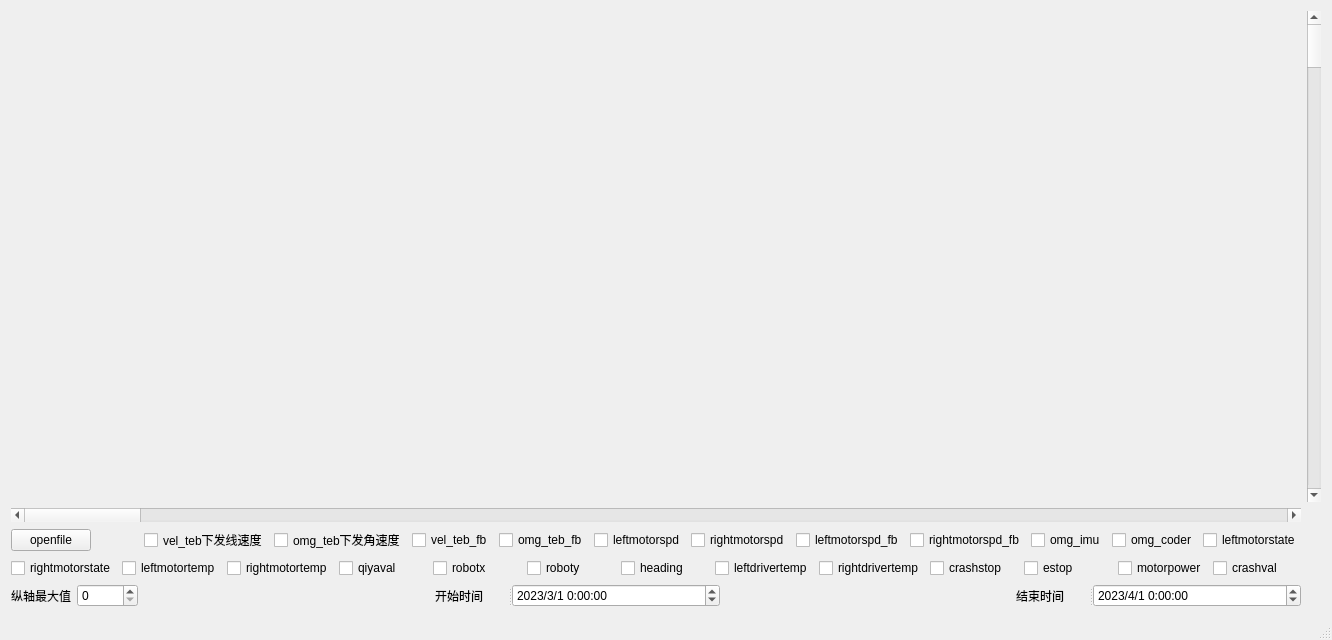
<?xml version="1.0" encoding="UTF-8"?>
<ui version="4.0">
 <class>MainWindow</class>
 <widget class="QMainWindow" name="MainWindow">
  <property name="geometry">
   <rect>
    <x>0</x>
    <y>0</y>
    <width>968</width>
    <height>640</height>
   </rect>
  </property>
  <property name="windowTitle">
   <string>QCustomPlot Scrollbar Axis Range Control Demo</string>
  </property>
  <widget class="QWidget" name="centralWidget">
   <layout class="QGridLayout" name="gridLayout_4">
    <item row="0" column="0">
     <widget class="QCustomPlot" name="plot" native="true">
      <property name="sizePolicy">
       <sizepolicy hsizetype="Preferred" vsizetype="MinimumExpanding">
        <horstretch>0</horstretch>
        <verstretch>0</verstretch>
       </sizepolicy>
      </property>
     </widget>
    </item>
    <item row="0" column="1">
     <widget class="QScrollBar" name="verticalScrollBar">
      <property name="sizePolicy">
       <sizepolicy hsizetype="Fixed" vsizetype="Minimum">
        <horstretch>0</horstretch>
        <verstretch>0</verstretch>
       </sizepolicy>
      </property>
      <property name="orientation">
       <enum>Qt::Vertical</enum>
      </property>
     </widget>
    </item>
    <item row="1" column="0">
     <widget class="QScrollBar" name="horizontalScrollBar">
      <property name="orientation">
       <enum>Qt::Horizontal</enum>
      </property>
     </widget>
    </item>
    <item row="2" column="0">
     <layout class="QGridLayout" name="gridLayout">
      <item row="2" column="3">
       <spacer name="horizontalSpacer">
        <property name="orientation">
         <enum>Qt::Horizontal</enum>
        </property>
        <property name="sizeHint" stdset="0">
         <size>
          <width>40</width>
          <height>20</height>
         </size>
        </property>
       </spacer>
      </item>
      <item row="0" column="0">
       <widget class="QPushButton" name="openfile">
        <property name="sizePolicy">
         <sizepolicy hsizetype="Fixed" vsizetype="Fixed">
          <horstretch>0</horstretch>
          <verstretch>0</verstretch>
         </sizepolicy>
        </property>
        <property name="text">
         <string>openfile</string>
        </property>
       </widget>
      </item>
      <item row="2" column="1">
       <spacer name="horizontalSpacer_2">
        <property name="orientation">
         <enum>Qt::Horizontal</enum>
        </property>
        <property name="sizeHint" stdset="0">
         <size>
          <width>40</width>
          <height>20</height>
         </size>
        </property>
       </spacer>
      </item>
      <item row="0" column="1" colspan="4">
       <layout class="QHBoxLayout" name="horizontalLayout_9">
        <item>
         <widget class="QCheckBox" name="vel_teb">
          <property name="text">
           <string>vel_teb下发线速度</string>
          </property>
         </widget>
        </item>
        <item>
         <widget class="QCheckBox" name="omg_teb">
          <property name="text">
           <string>omg_teb下发角速度</string>
          </property>
         </widget>
        </item>
        <item>
         <widget class="QCheckBox" name="vel_teb_fb">
          <property name="text">
           <string>vel_teb_fb</string>
          </property>
         </widget>
        </item>
        <item>
         <widget class="QCheckBox" name="omg_teb_fb">
          <property name="text">
           <string>omg_teb_fb</string>
          </property>
         </widget>
        </item>
        <item>
         <widget class="QCheckBox" name="leftmotorspd">
          <property name="text">
           <string>leftmotorspd</string>
          </property>
         </widget>
        </item>
        <item>
         <widget class="QCheckBox" name="rightmotorspd">
          <property name="text">
           <string>rightmotorspd</string>
          </property>
         </widget>
        </item>
        <item>
         <widget class="QCheckBox" name="leftmotorspd_fb">
          <property name="text">
           <string>leftmotorspd_fb</string>
          </property>
         </widget>
        </item>
        <item>
         <widget class="QCheckBox" name="rightmotorspd_fb">
          <property name="text">
           <string>rightmotorspd_fb</string>
          </property>
         </widget>
        </item>
        <item>
         <widget class="QCheckBox" name="omg_imu">
          <property name="text">
           <string>omg_imu</string>
          </property>
         </widget>
        </item>
        <item>
         <widget class="QCheckBox" name="omg_coder">
          <property name="text">
           <string>omg_coder</string>
          </property>
         </widget>
        </item>
        <item>
         <widget class="QCheckBox" name="leftmotorstate">
          <property name="text">
           <string>leftmotorstate</string>
          </property>
         </widget>
        </item>
       </layout>
      </item>
      <item row="2" column="2">
       <widget class="QSplitter" name="splitter">
        <property name="orientation">
         <enum>Qt::Horizontal</enum>
        </property>
        <widget class="QLabel" name="label_2">
         <property name="text">
          <string>开始时间</string>
         </property>
        </widget>
        <widget class="QDateTimeEdit" name="dateTimeEditStart">
         <property name="dateTime">
          <datetime>
           <hour>0</hour>
           <minute>0</minute>
           <second>0</second>
           <year>2023</year>
           <month>3</month>
           <day>1</day>
          </datetime>
         </property>
         <property name="time">
          <time>
           <hour>0</hour>
           <minute>0</minute>
           <second>0</second>
          </time>
         </property>
         <property name="displayFormat">
          <string>yyyy/M/d H:mm:ss</string>
         </property>
        </widget>
       </widget>
      </item>
      <item row="2" column="4">
       <widget class="QSplitter" name="splitter_2">
        <property name="orientation">
         <enum>Qt::Horizontal</enum>
        </property>
        <widget class="QLabel" name="label_3">
         <property name="text">
          <string>结束时间</string>
         </property>
        </widget>
        <widget class="QDateTimeEdit" name="dateTimeEditEnd">
         <property name="dateTime">
          <datetime>
           <hour>0</hour>
           <minute>0</minute>
           <second>0</second>
           <year>2023</year>
           <month>4</month>
           <day>1</day>
          </datetime>
         </property>
         <property name="displayFormat">
          <string>yyyy/M/d H:mm:ss</string>
         </property>
        </widget>
       </widget>
      </item>
      <item row="1" column="0" colspan="5">
       <layout class="QHBoxLayout" name="horizontalLayout_10">
        <item>
         <widget class="QCheckBox" name="rightmotorstate">
          <property name="text">
           <string>rightmotorstate</string>
          </property>
         </widget>
        </item>
        <item>
         <widget class="QCheckBox" name="leftmotortemp">
          <property name="text">
           <string>leftmotortemp</string>
          </property>
         </widget>
        </item>
        <item>
         <widget class="QCheckBox" name="rightmotortemp">
          <property name="text">
           <string>rightmotortemp</string>
          </property>
         </widget>
        </item>
        <item>
         <widget class="QCheckBox" name="qiyaval">
          <property name="text">
           <string>qiyaval</string>
          </property>
         </widget>
        </item>
        <item>
         <widget class="QCheckBox" name="robotx">
          <property name="text">
           <string>robotx</string>
          </property>
         </widget>
        </item>
        <item>
         <widget class="QCheckBox" name="roboty">
          <property name="text">
           <string>roboty</string>
          </property>
         </widget>
        </item>
        <item>
         <widget class="QCheckBox" name="heading">
          <property name="text">
           <string>heading</string>
          </property>
         </widget>
        </item>
        <item>
         <widget class="QCheckBox" name="leftdrivertemp">
          <property name="text">
           <string>leftdrivertemp</string>
          </property>
         </widget>
        </item>
        <item>
         <widget class="QCheckBox" name="rightdrivertemp">
          <property name="text">
           <string>rightdrivertemp</string>
          </property>
         </widget>
        </item>
        <item>
         <widget class="QCheckBox" name="crashstop">
          <property name="text">
           <string>crashstop</string>
          </property>
         </widget>
        </item>
        <item>
         <widget class="QCheckBox" name="estop">
          <property name="text">
           <string>estop</string>
          </property>
         </widget>
        </item>
        <item>
         <widget class="QCheckBox" name="motorpower">
          <property name="text">
           <string>motorpower</string>
          </property>
         </widget>
        </item>
        <item>
         <widget class="QCheckBox" name="crashval">
          <property name="text">
           <string>crashval</string>
          </property>
         </widget>
        </item>
       </layout>
      </item>
      <item row="2" column="0">
       <layout class="QHBoxLayout" name="horizontalLayout_11">
        <item>
         <widget class="QLabel" name="label">
          <property name="text">
           <string>纵轴最大值</string>
          </property>
         </widget>
        </item>
        <item>
         <widget class="QSpinBox" name="spinBox">
          <property name="maximum">
           <number>99999</number>
          </property>
          <property name="singleStep">
           <number>1</number>
          </property>
         </widget>
        </item>
       </layout>
      </item>
     </layout>
    </item>
   </layout>
  </widget>
  <widget class="QStatusBar" name="statusBar"/>
  <action name="actionInsert_Plot">
   <property name="text">
    <string>Insert Plot</string>
   </property>
  </action>
  <action name="actionSave_Document">
   <property name="text">
    <string>Save Document...</string>
   </property>
  </action>
 </widget>
 <layoutdefault spacing="6" margin="11"/>
 <customwidgets>
  <customwidget>
   <class>QCustomPlot</class>
   <extends>QWidget</extends>
   <header>../../qcustomplot.h</header>
   <container>1</container>
  </customwidget>
 </customwidgets>
 <resources/>
 <connections/>
</ui>
